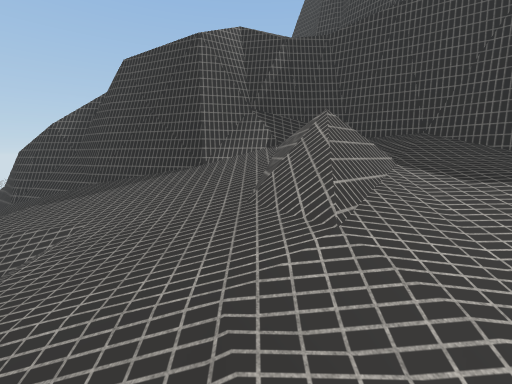
view 1 (above)

16 first-person views from a walk through a Unity game level. The camera is 1.4 m above the floor, tilts 8° down and sees 90° across. The floor is counted in squares, 1 m on a side. Each view is taken from the middle of a square. On the plan, view 1 faces up. The plan holds only what a view shows up to about 13 squares ahead; the rest is blank. The place goes on beyond the plan. Some surface patterns are stand-ins.

view 2
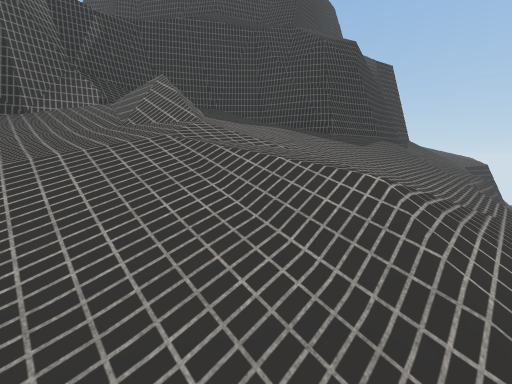

view 3
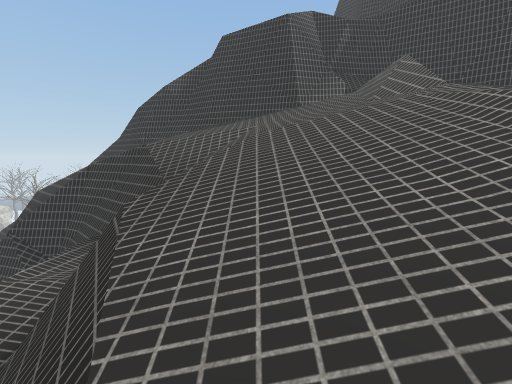

view 4
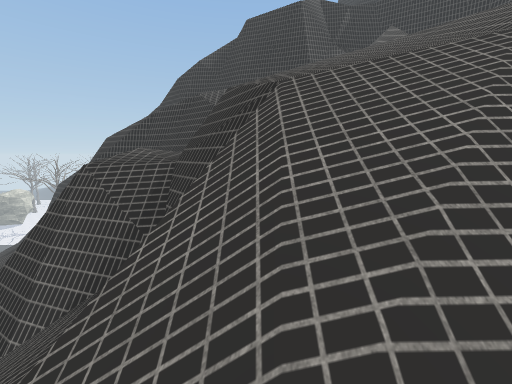

view 5
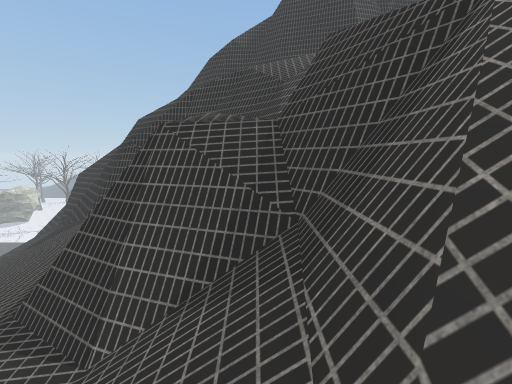

view 6
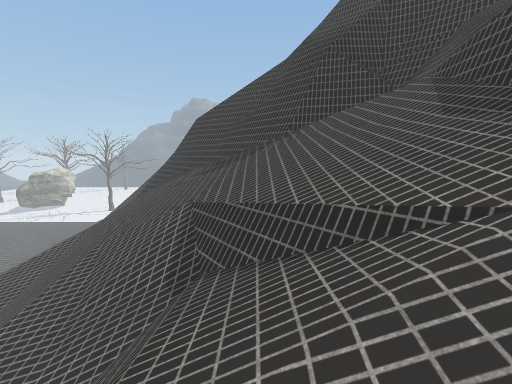

view 7
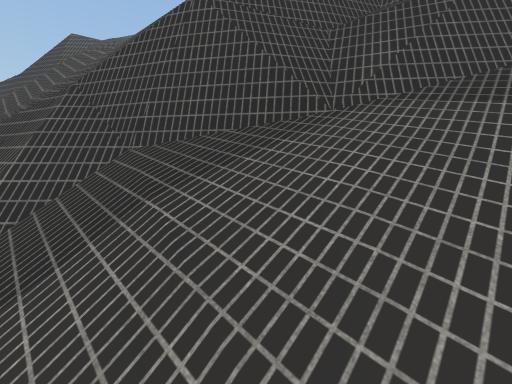

view 8
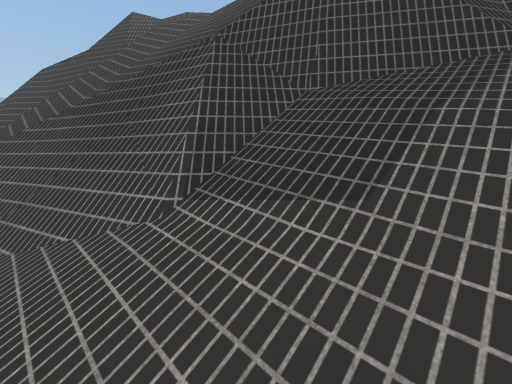

view 9
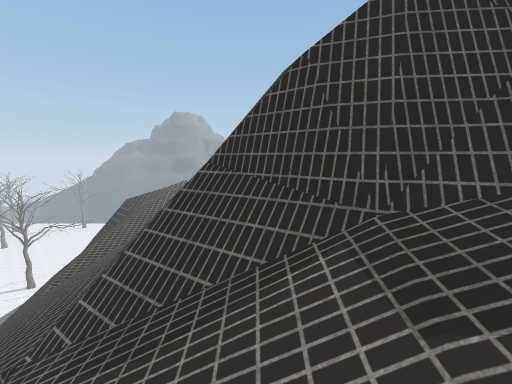

view 10
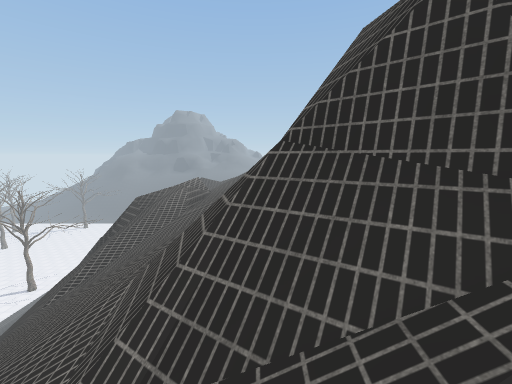

view 11
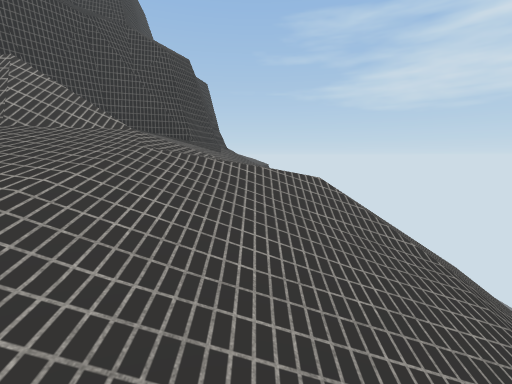

view 12
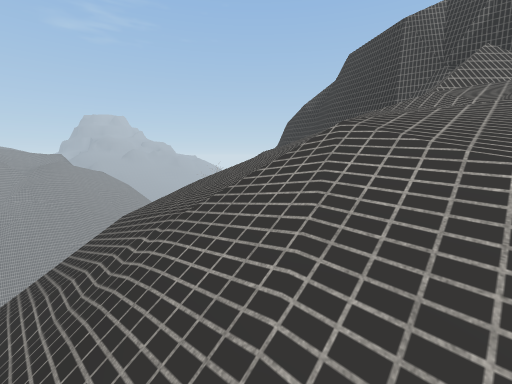

view 13
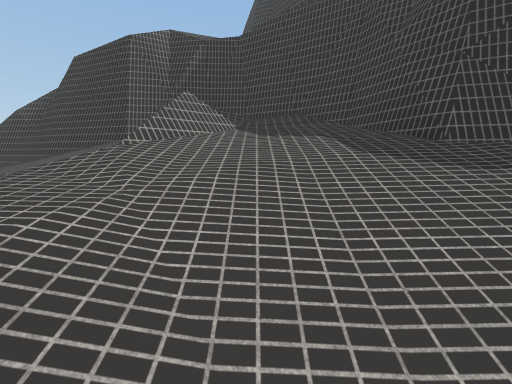

view 14
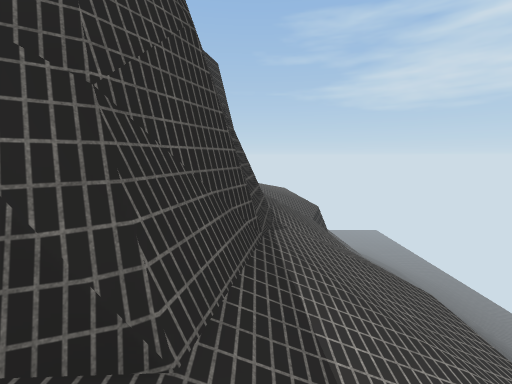

view 15
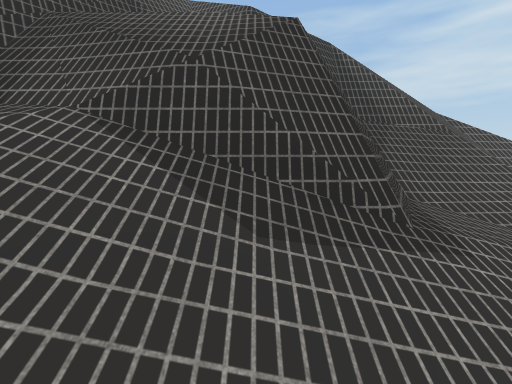

view 16
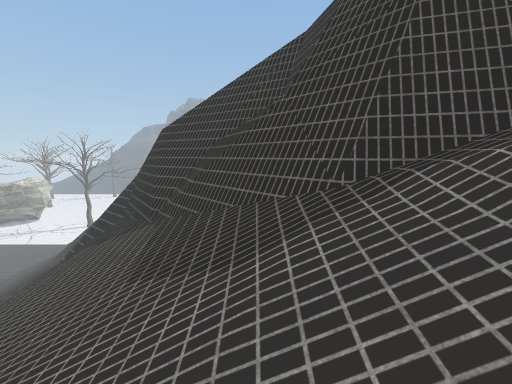

### Floor plan
Key: @ floor where view 1 was taken; # wall or solid block; x gap in a wall; . main floor; - floor 0.25 m lower than the main floor; : floor 0.5 m higher than the main floor; + floor 0.75 m higher than the main floor; _ floor 0.75 m lower than the main floor; < floor 3.25 m lower than the main floor; ( floor 3.5 m lower than the main floor; ! floor 6.75 m lower than the main floor; / step, stairs or slope; = window, fence, low wall or low ledge; ^ raised ledge; v drop or lower ground.
Columns run from 21 left of view 1 to 9 right of it. Each row starts with its distance up from view 1.
 22  v/
 21 #=v
 20 ##===///
 19   =#==////
 18    ##/////
 17     //////
 16    ///////
 15 //////////
 14 v/////////
 13 #v////////
 12 =#v///////
 11 =##v//////  #
 10 /===#/ ///=x##
  9 ////##v //=/#####
  8 /////##vvv///==###########
  7 //////=#^v ///////=##=/+/##
  6   /////=#v///  ///////  //##
  5   //////##v=vvv//////////++#
  4 /////////###=#v///////+/:::##
  3 ////////////=#vv////////...###
  2  ///////////=#<vvv/////..////##
  1   //////////## (v/////--///////
  0    ////=////## (v////@_////////
 -1     ////////####v//////////////
 -2       //////=##=#v/////////
 -3        /////!///=///////
 -4         /    ///////////
 -5               /////
 -6                ///     ==
 -7                  =

Where each view was taken, in squares from view 1:
view 1: 0 up, 0 right, facing up
view 2: 2 down, 2 left, facing up-right
view 3: 3 down, 3 left, facing up
view 4: 6 down, 4 left, facing up
view 5: 5 down, 6 left, facing up
view 6: 4 down, 13 left, facing up
view 7: 5 up, 19 left, facing up-right
view 8: 7 up, 21 left, facing up-right
view 9: 6 up, 9 left, facing up
view 10: 7 up, 10 left, facing up
view 11: 0 up, 4 left, facing right
view 12: 4 down, 2 right, facing up-left
view 13: 2 down, 3 right, facing up
view 14: 2 up, 5 right, facing right
view 15: 0 up, 12 left, facing right
view 16: 1 up, 13 left, facing up
